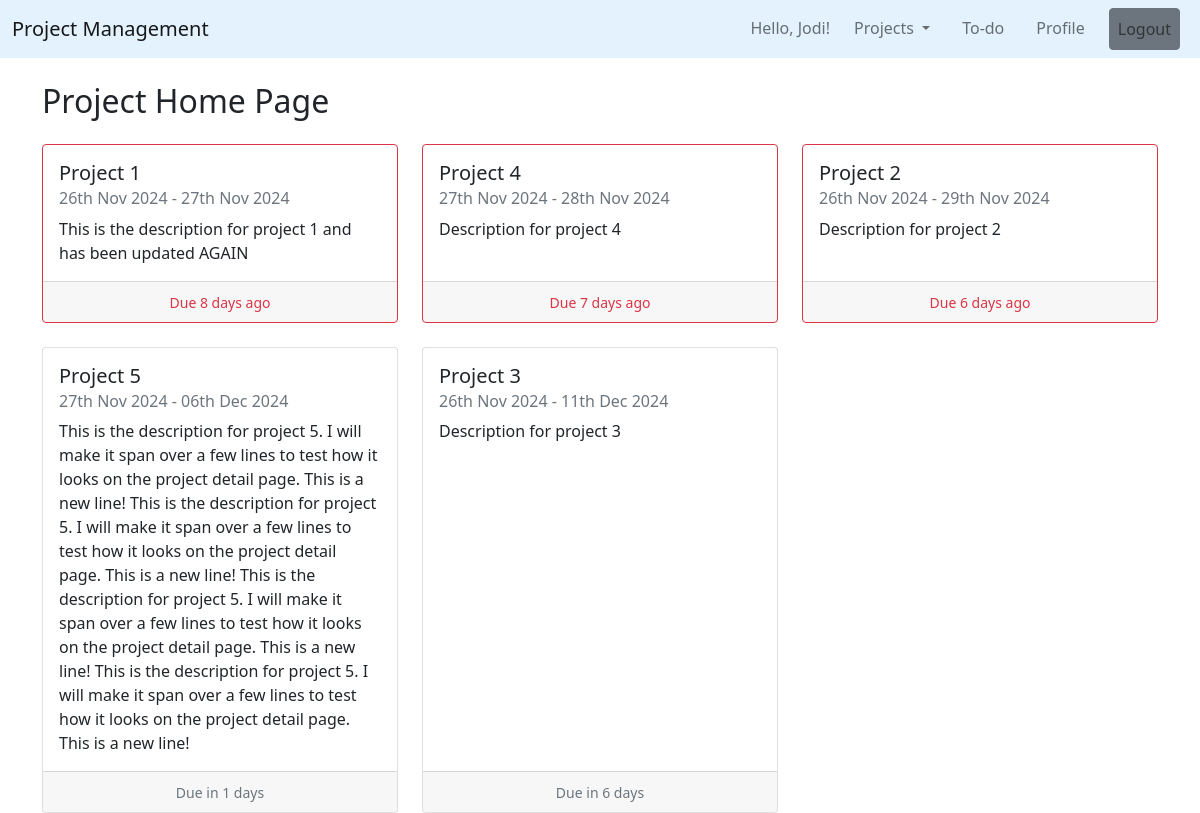
The app's page / (signed in) with its own data.
### projects/models.py (models this page shows, shortened)
class Project(models.Model):
    STATUS_CHOICES = [
        ('Not Started', 'Not Started'),
        ('In Progress', 'In Progress'),
        ('Completed', 'Completed'),
    ]
    name = models.CharField(max_length=200)
    description = models.TextField()
    created_by = models.ForeignKey(User, on_delete=models.CASCADE)
    start_date = models.DateField(default=date.today)
    end_date = models.DateField(default= date.today() + timedelta(1))
    completion_date = models.DateField(null=True)
    team_members = models.ManyToManyField(User, related_name='projects')
    status = models.CharField(max_length=50, choices=STATUS_CHOICES, default='Not Started')

### projects/views.py (the view)
# urls.py: path('', ProjectListView.as_view(), name='project-home'),
class ProjectListView(LoginRequiredMixin, ListView):
    model = Project
    template_name = 'projects/home.html'
    context_object_name = 'projects'
    ordering = ['end_date'] # Order projects by end date, showing those due to end soon first
    def get_context_data(self, **kwargs):
        context = super().get_context_data(**kwargs)
        today = timezone.now().date()
        for project in context['projects']:
            remaining_days = (project.end_date - today).days
            if remaining_days == 0:
                project.remaining_message = 'Due Today'
                project.is_overdue = False
            elif remaining_days < 0:
                project.remaining_message = f'Due {-remaining_days} days ago'
                project.is_overdue = True
            else:
                project.remaining_message = f'Due in {remaining_days} days'
                project.is_overdue = False
        return context

### projects/templates/projects/home.html
{% extends "projects/base.html" %}
{% block content %}
    <div class="container">
        <h2 class="my-4">Project Home Page</h2>
        <div class="row row-cols-1 row-cols-md-3 g-4">
            {% for project in projects %}
                <div class="col">
                    <a href="{% url 'project-detail' project.id %}" class="text-decoration-none text-dark">
                        <div class="card {% if project.is_overdue %}border-danger{% endif %} h-100">
                            <div class="card-body">
                                <h5 class="card-title">{{ project.name }}</h5>
                                <h6 class="card-subtitle mb-2 text-muted">
                                    {{ project.start_date|date:'dS M Y' }} - {{ project.end_date|date:'dS M Y' }}
                                </h6>
                                <p class="card-text">{{ project.description }}</p>
                            </div>
                            <div class="card-footer text-center">
                                {% if project.remaining_message %}
                                    <small class="{% if project.is_overdue %}text-danger{% else %}text-muted{% endif %}">{{ project.remaining_message }}</small>
                                {% endif %}
                            </div>
                        </div>
                    </a>
                </div>
            {% endfor %}
        </div>
    </div>
{% endblock content %}

### projects/templates/projects/base.html (shortened to what this page needs)
<!DOCTYPE html>
<html lang="en">
<head>
    <link href="https://cdn.jsdelivr.net/npm/bootstrap@5.0.2/dist/css/bootstrap.min.css" rel="stylesheet">
</head>
<body>
    <div class="col-md-12">
        <nav class="navbar navbar-expand-lg navbar-light" style="background-color: #e3f2fd;">
            <div class="container-fluid">
                <a class="navbar-brand" href="{% url 'project-home' %}">Project Management</a>
                <div class="collapse navbar-collapse justify-content-end" id="navbarNavDropdown">
                    <ul class="navbar-nav">
                        {% if user.is_authenticated %}
                            <span class="navbar-text mx-2">Hello, {{ user.first_name }}!</span>
                            <li class="nav-item dropdown">
                                <a class="nav-link dropdown-toggle mx-2" href="#" id="navbarDropdown" role="button" data-bs-toggle="dropdown" aria-expanded="false">
                                    Projects
                                </a>
                            </li>
                            <li class="nav-item mx-2">
                                <a class="nav-link" href="{% url 'task-home' %}">To-do</a>
                            </li>
                            <li class="nav-item mx-2">
                                <a class="nav-link" href="{% url 'profile' %}">Profile</a>
                            </li>
                            <form method="POST" action="{% url 'logout' %}" class="form-inline nav-item">
                                <button type="submit" class="btn btn-link nav-link btn-secondary mx-2">
                                    Logout
                                </button>
                            </form>
                        {% endif %}
                    </ul>
                </div>
            </div>
          </nav>
        {% block content %}{% endblock %}
    </div>
</body>
</html>

### records on screen
Project: name "Project 1", start_date "26th Nov 2024", end_date "27th Nov 2024", description "This is the description for project 1 and has been updated AGAIN", remaining_message "Due 8 days ago"
Project: name "Project 4", start_date "27th Nov 2024", end_date "28th Nov 2024", description "Description for project 4", remaining_message "Due 7 days ago"
Project: name "Project 2", start_date "26th Nov 2024", end_date "29th Nov 2024", description "Description for project 2", remaining_message "Due 6 days ago"
Project: name "Project 5", start_date "27th Nov 2024", end_date "06th Dec 2024", description "This is the description for project 5. I will make it span over a few lines to test how it looks on the project detail page. This is a new line! This is the description for project 5. I will make it span over a few lines to test how it looks on the project detail page. This is a new line! This is the description for project 5. I will make it span over a few lines to test how it looks on the project detail page. This is a new line! This is the description for project 5. I will make it span over a few lines to test how it looks on the project detail page. This is a new line!", remaining_message "Due in 1 days"
Project: name "Project 3", start_date "26th Nov 2024", end_date "11th Dec 2024", description "Description for project 3", remaining_message "Due in 6 days"

### other values on screen
{{ user.first_name }} "Jodi"
